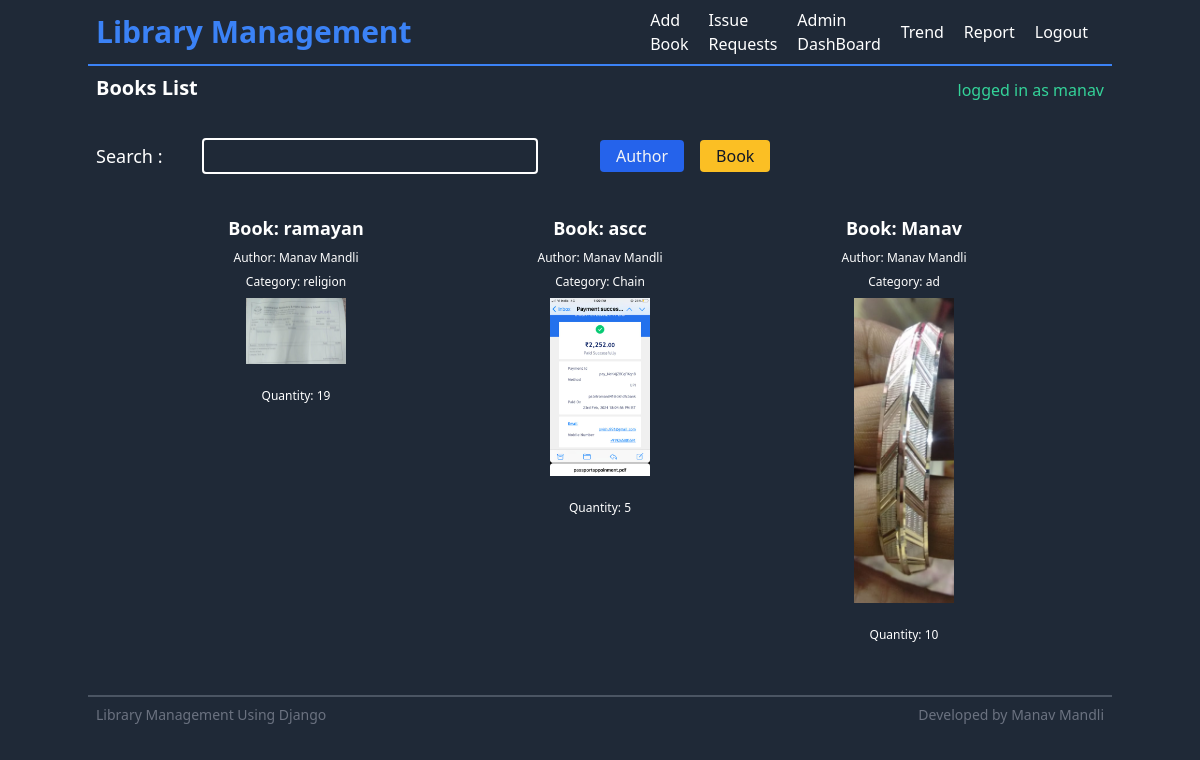
Screenshot of / (signed in) with the database file from the repository.
### library_app/models.py (models this page shows, shortened)
class Book(models.Model):
    name=models.CharField(max_length=350)
    author=models.ForeignKey(Author,on_delete=models.CASCADE)
    image=models.ImageField()
    category=models.CharField(max_length=220)
    quantity = models.PositiveIntegerField(default=0)

class Author(models.Model):
    name=models.CharField(max_length=350)
    description=models.CharField(max_length=450)
    def __str__(self):
        return self.name

### library_app/views.py (the view)
# urls.py: path('',allbooks,name='home'),
def allbooks(request):
    requestedbooks,issuedbooks=getmybooks(request.user)
    allbooks=Book.objects.all()
    return render(request,'library/home.html',{'books':allbooks,'issuedbooks':issuedbooks,'requestedbooks':requestedbooks})

### library_app/utilities.py (called while the page is built, shortened)
def getmybooks(user):
    requestedbooks=[]
    issuedbooks=[]
    if user.is_authenticated:
        member = Member.objects.filter(member_id=user).first()
    return [requestedbooks, issuedbooks]

### templates/library/home.html (shortened to what this page needs)
{% extends 'base.html' %} {% block heading %} Books List {% endblock heading %}
{% block content %}
<form class="flex sm:flex-row flex-col" action="/search/">
  <div
    class="w-full md:w-1/2 l:w-1/3 flex flex-col sm:flex-row sm:items-center "
  >
    <label class="text-lg" for="search-query">Search :</label>
    <input
      class="w-full sm:w-2/3 px-2 py-1 bg-transparent border-white border-2 mt-4 sm:mt-0 sm:ml-10 rounded text-white"
      type="text"
      name="search-query"
      id="search"
    />
  </div>
  <div class="flex space-x-4 mt-4 sm:mt-0 flex-row sm:items-center">
    <button
      class="text-white hover:shadow-md rounded bg-blue-600 px-4 py-1 text-gray-100"
      name="author"
    >
      Author
    </button>
    <button
      class="hover:shadow-md bg-yellow-400 text-gray-900 rounded px-4 py-1"
      name="book"
    >
      Book
    </button>
  </div>
</form>
<ul
  class=" mt-10 md:px-4 lg:px-12 xl:px-0 grid grid-cols-1 md:grid-cols-3 xl:grid-cols-4"
>
  {% for book in books %}
  <li class="mb-12 md:mb-4 mx-auto text-center">
    <h2 class="text-lg font-bold">Book: {{book.name}}</h2>
    <h4 class="text-xs font-regular text-white pt-2">Author: {{book.author}}</h4>
    <h4 class="text-xs font-regular text-white pt-2">Category: {{book.category}}</h4>
    <div class="grid place-items-center p-2">
      <img
        src="{{book.image.url}}"
        alt="{{book.name}}"
        height="100"
        width="100"
        class="mb-4"
      />
      <h4 class="text-xs font-regular text-white pt-2">Quantity: {{book.quantity}}</h4>
    </div>
  </li>
  {% endfor %}
</ul>
{% endblock content %}

### templates/base.html (shortened to what this page needs)
<!DOCTYPE html>
<html lang="en">
  <head>
    <link
      href="https://unpkg.com/tailwindcss@^2/dist/tailwind.min.css"
      rel="stylesheet"
    />
  </head>
  <body class="min-h-screen bg-gray-800 text-white">
    {% include 'nav.html' %}
    <header
      class="flex flex-row justify-between items-end mb-5 md:mx-auto max-w-5xl p-2"
    >
      <h1 class="font-bold text-lg sm:text-xl capitalize">
        {%block heading %}{% endblock heading %}
      </h1>
      {% if user.is_anonymous %}
      <h2 class="text-red-400 sm:pr-5 xl:pr-3">logged out</h2>
      {% else %}
      <h2 class="text-green-400">logged in as {{user}}</h2>
      {% endif %}
    </header>
    <main class="container md:mx-auto max-w-5xl p-2">
      {% block content %}{% endblock content %}
    </main>
    {% include 'footer.html' %}
  </body>
</html>

### rows the page displays
Book: name "ramayan", author "Manav Mandli", category "religion", image (picture), quantity "19"
Book: name "ascc", author "Manav Mandli", category "Chain", image (picture), quantity "5"
Book: name "Manav", author "Manav Mandli", category "ad", image (picture), quantity "10"

### other values shown
{{ user }} "manav"
